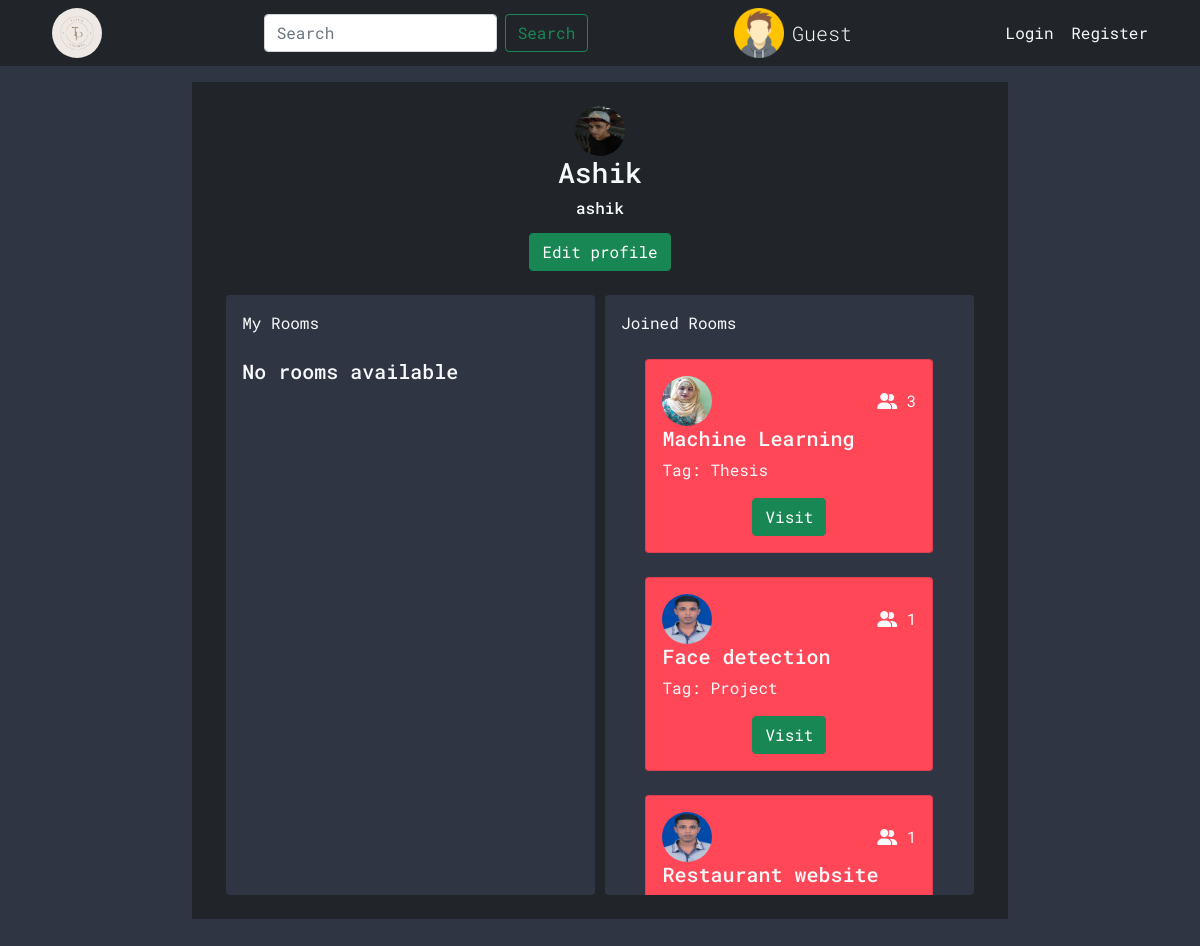
Screenshot of /user-profile/1 with the database file from the repository.
### main_app/models.py (models this page shows, shortened)
class User(AbstractUser):
    name = models.CharField(max_length=100, null=True)
    email = models.EmailField(unique=True)
    university = models.ForeignKey(University, null=True, on_delete=models.SET_NULL)
    image = models.ImageField(default='avatar.png', null=True)
    USERNAME_FIELD = 'email'
    REQUIRED_FIELDS = ['username']

class Room(models.Model):
    name = models.CharField(max_length=255)
    host = models.ForeignKey(User, on_delete=models.CASCADE)
    participants = models.ManyToManyField(User, related_name='participants')
    tag = models.ForeignKey(Tag, on_delete=models.SET_NULL, null=True)
    description = models.TextField(default='', blank=True)
    created_at = models.DateTimeField(auto_now_add=True)

class Tag(models.Model):
    name = models.CharField(max_length=50)
    def __str__(self):
        return self.name

### main_app/views.py (the view)
# urls.py: path('user-profile/<int:user_id>', views.user_profile, name="user-profile"),
def user_profile(request, user_id):
    user = User.objects.get(id=user_id)
    rooms = Room.objects.filter(host=user)
    all_rooms = Room.objects.all()
    return render(request, 'main_app/user-profile.html', {'user': user, 'rooms': rooms, 'all_rooms':all_rooms})

### main_app/templates/main_app/user-profile.html (shortened to what this page needs)
{% extends 'main_app/base.html' %}
{% block content %}
   <div class="row mt-3">
    <div class="col-2 side-bar"></div>
    <div class="col-8 bg-dark text-light p-4 profile-main-content">
        <div class="d-flex flex-column align-items-center">
            <img src="{{user.image.url}}" alt="user-image" style="width: 50px; height: 50px; border-radius: 50%;">
            <h3>{{user.name}}</h3>
            <h6>{{user.username}}</h6>
            <a href="{% url 'update-profile' 'profile' %}" class="btn btn-success mt-2 mb-2">Edit profile</a>
        </div>
       <div class="d-flex column-wise justify-content-evenly mt-3">
            <div class="p-3 rounded my-rooms" style="background-color: #2f3542; width: 48%;">
                <div class="d-flex justify-content-between">
                    My Rooms
                </div>
                <div class="row d-flex justify-content-center mt-4">
                    {% if rooms %}
                    {% for room in rooms %}
                      <div class="col mb-4" style="flex: 0;">
                          <div class="card room-body" style="width: 18rem; background-color: #ff4757;">
                              <div class="card-body d-flex flex-column">
                              <div class="d-flex align-items-center justify-content-between">
                                <img src="{{room.host.image.url}}" alt="host-image" style="width: 50px; height: 50px; border-radius: 50%;">
                                <div>
                                  <i class="fa-solid fa-user-group"></i> {{room.participants.all.count}}
                                </div>
                              </div>
                                <h5 class="card-title">{{room.name}}</h5>
                                <p>Tag: {{room.tag}}</p>
                                {% if room.host == request.user %}
                                  <div class="d-flex justify-content-center">
                                    <a href="{% url 'update-room' room.id %}" class="card-link btn btn-success hidden">Update</a>
                                    <a href="{% url 'update-room' room.id %}" class="card-link d-none show text-success"><i class="fa-solid fa-pen"></i></a>
                                    <a href="{% url 'delete-room' room.id room.host.id 'profile'%}" class="card-link btn btn-danger hidden">Delete</a>
                                    <a href="{% url 'delete-room' room.id room.host.id 'profile'%}" class="card-link d-none show text-light"><i class="fa-solid fa-trash"></i></a>
                                    <a href="{% url 'room' room.id %}" class="card-link btn btn-success hidden">Visit</a>
                                    <a href="{% url 'room' room.id %}" class="card-link d-none show text-light"><i class="fa-solid fa-eye"></i></a>
                                  </div>
                                {% else %}
                                <div class="d-flex justify-content-center">
                                  <a href="{% url 'room' room.id %}" class="card-link btn btn-success hidden">Visit</a>
                                  <a href="{% url 'room' room.id %}" class="card-link d-none show text-light"><i class="fa-solid fa-eye"></i></a>
                                </div>
                                {% endif %}
                              </div>
                            </div>
                      </div>
                      {% endfor %}
                      {% else %}
                      <h5>No rooms available</h5>
                      {% endif %}
                  </div>
            </div>
            <div class="p-3 rounded joined-rooms" style="background-color: #2f3542; width: 48%;">
                Joined Rooms
                <div class="row d-flex justify-content-center mt-4">
                    {% if all_rooms %}
                    {% for room in all_rooms %}
                      <div class="col mb-4" style="flex: 0;">
                          <div class="card room-body" style="width: 18rem; background-color: #ff4757;">
                              <div class="card-body d-flex flex-column">
                              <div class="d-flex align-items-center justify-content-between">
                                <img src="{{room.host.image.url}}" alt="host-image" style="width: 50px; height: 50px; border-radius: 50%;">
                                <div>
                                  <i class="fa-solid fa-user-group"></i> {{room.participants.all.count}}
                                </div>
                              </div>
                                <h5 class="card-title">{{room.name}}</h5>
                                <p>Tag: {{room.tag}}</p>
                                <div class="d-flex justify-content-center">
                                  <a href="{% url 'room' room.id %}" class="card-link btn btn-success hidden">Visit</a>
                                </div>
                              </div>
                            </div>
                      </div>
                      {% endfor %}
                      {% else %}
                      <h5>No rooms available</h5>
                      {% endif %}
                  </div>
            </div>
       </div>
    </div>
    <div class="col-2 side-bar"></div>
   </div>
{% endblock content %}

### main_app/static/main_app/css/index.css (style rules this page uses)
* { box-sizing: border-box; }
body { background-color: #2f3542; font-family: 'Roboto Mono', monospace; }
.my-rooms, .joined-rooms { overflow-y: scroll; height: 600px; }

### rows the page displays
User: image (picture), name "Ashik", username "ashik"
Room: host.image (picture), participants.all.count "3", name "Machine Learning", tag "Thesis"
Room: host.image (picture), participants.all.count "1", name "Face detection", tag "Project"
Room: host.image (picture), participants.all.count "1", name "Restaurant website"
